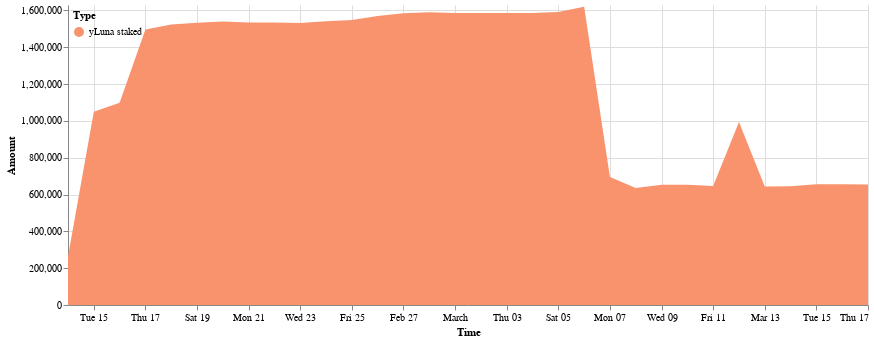

Source (notebook cell):
### Code cell
domain = ['yLuna staked']
range_ = ['#f8936d']
cp.get_yluna_time_area_chart(daily_delta_stk, 
               alt.Scale(domain=domain, range=range_),
               min_date = daily_delta_stk.Time.min(),
               max_date = daily_delta_stk.Time.max(),
               top_padding = 10000
        ).properties(width=800).configure_view(strokeOpacity=0)

### Figure 1 — Vega-Lite specification as saved in the notebook (floating-point values rounded to 4 significant figures)
{"config": {"view": {"continuousWidth": 400, "continuousHeight": 300, "strokeOpacity": 0}}, "data": {"name": "data-f815c9504e4a73b62322f07300723bdd"}, "mark": "area", "encoding": {"color": {"field": "Type", "legend": {"direction": "vertical", "legendY": 0, "orient": "none", "padding": 5}, "scale": {"domain": ["yLuna staked"], "range": ["#f8936d"]}, "type": "nominal"}, "tooltip": [{"field": "Time", "format": "%Y-%m-%d", "type": "temporal"}, {"field": "Type", "type": "nominal"}, {"field": "Amount (millions)", "type": "nominal"}], "x": {"field": "Time", "scale": {"domain": ["2022-02-14", "2022-03-17"]}, "type": "temporal"}, "y": {"field": "Amount", "scale": {"domain": [0, 1630000.0]}, "type": "quantitative"}}, "width": 800, "$schema": "https://vega.github.io/schema/vega-lite/v4.17.0.json", "datasets": {"data-f815c9504e4a73b62322f07300723bdd": [{"Time": "2022-02-14", "Amount signed": 264000.0, "Amount": 264000.0, "Type": "yLuna staked", "Amount (millions)": "0.26M"}, {"Time": "2022-02-15", "Amount signed": 785400.0, "Amount": 1049000.0, "Type": "yLuna staked", "Amount (millions)": "1.05M"}, {"Time": "2022-02-16", "Amount signed": 48820.0, "Amount": 1098000.0, "Type": "yLuna staked", "Amount (millions)": "1.1M"}, {"Time": "2022-02-17", "Amount signed": 398600.0, "Amount": 1497000.0, "Type": "yLuna staked", "Amount (millions)": "1.5M"}, {"Time": "2022-02-18", "Amount signed": 26480.0, "Amount": 1523000.0, "Type": "yLuna staked", "Amount (millions)": "1.52M"}, {"Time": "2022-02-19", "Amount signed": 9947.0, "Amount": 1533000.0, "Type": "yLuna staked", "Amount (millions)": "1.53M"}, {"Time": "2022-02-20", "Amount signed": 6690.0, "Amount": 1540000.0, "Type": "yLuna staked", "Amount (millions)": "1.54M"}, {"Time": "2022-02-21", "Amount signed": -5372.0, "Amount": 1534000.0, "Type": "yLuna staked", "Amount (millions)": "1.53M"}, {"Time": "2022-02-22", "Amount signed": -340.6, "Amount": 1534000.0, "Type": "yLuna staked", "Amount (millions)": "1.53M"}, {"Time": "2022-02-23", "Amount signed": -1892.0, "Amount": 1532000.0, "Type": "yLuna staked", "Amount (millions)": "1.53M"}, {"Time": "2022-02-24", "Amount signed": 9216.0, "Amount": 1541000.0, "Type": "yLuna staked", "Amount (millions)": "1.54M"}, {"Time": "2022-02-25", "Amount signed": 6565.0, "Amount": 1548000.0, "Type": "yLuna staked", "Amount (millions)": "1.55M"}, {"Time": "2022-02-26", "Amount signed": 21590.0, "Amount": 1570000.0, "Type": "yLuna staked", "Amount (millions)": "1.57M"}, {"Time": "2022-02-27", "Amount signed": 15350.0, "Amount": 1585000.0, "Type": "yLuna staked", "Amount (millions)": "1.58M"}, {"Time": "2022-02-28", "Amount signed": 5056.0, "Amount": 1590000.0, "Type": "yLuna staked", "Amount (millions)": "1.59M"}, {"Time": "2022-03-01", "Amount signed": -3479.0, "Amount": 1587000.0, "Type": "yLuna staked", "Amount (millions)": "1.59M"}, {"Time": "2022-03-02", "Amount signed": -801.9, "Amount": 1586000.0, "Type": "yLuna staked", "Amount (millions)": "1.59M"}, {"Time": "2022-03-03", "Amount signed": -37.23, "Amount": 1586000.0, "Type": "yLuna staked", "Amount (millions)": "1.59M"}, {"Time": "2022-03-04", "Amount signed": 980.6, "Amount": 1587000.0, "Type": "yLuna staked", "Amount (millions)": "1.59M"}, {"Time": "2022-03-05", "Amount signed": 5166.0, "Amount": 1592000.0, "Type": "yLuna staked", "Amount (millions)": "1.59M"}, {"Time": "2022-03-06", "Amount signed": 27690.0, "Amount": 1620000.0, "Type": "yLuna staked", "Amount (millions)": "1.62M"}, {"Time": "2022-03-07", "Amount signed": -924800.0, "Amount": 694700.0, "Type": "yLuna staked", "Amount (millions)": "0.69M"}, {"Time": "2022-03-08", "Amount signed": -58730.0, "Amount": 636000.0, "Type": "yLuna staked", "Amount (millions)": "0.64M"}, {"Time": "2022-03-09", "Amount signed": 17560.0, "Amount": 653500.0, "Type": "yLuna staked", "Amount (millions)": "0.65M"}, {"Time": "2022-03-10", "Amount signed": -361.7, "Amount": 653200.0, "Type": "yLuna staked", "Amount (millions)": "0.65M"}, {"Time": "2022-03-11", "Amount signed": -7392.0, "Amount": 645800.0, "Type": "yLuna staked", "Amount (millions)": "0.65M"}, {"Time": "2022-03-12", "Amount signed": 348800.0, "Amount": 994600.0, "Type": "yLuna staked", "Amount (millions)": "0.99M"}, {"Time": "2022-03-13", "Amount signed": -350500.0, "Amount": 644100.0, "Type": "yLuna staked", "Amount (millions)": "0.64M"}, {"Time": "2022-03-14", "Amount signed": 1062.0, "Amount": 645200.0, "Type": "yLuna staked", "Amount (millions)": "0.65M"}, {"Time": "2022-03-15", "Amount signed": 10670.0, "Amount": 655900.0, "Type": "yLuna staked", "Amount (millions)": "0.66M"}, {"Time": "2022-03-16", "Amount signed": 100.5, "Amount": 656000.0, "Type": "yLuna staked", "Amount (millions)": "0.66M"}, {"Time": "2022-03-17", "Amount signed": -1968.0, "Amount": 654000.0, "Type": "yLuna staked", "Amount (millions)": "0.65M"}]}}
